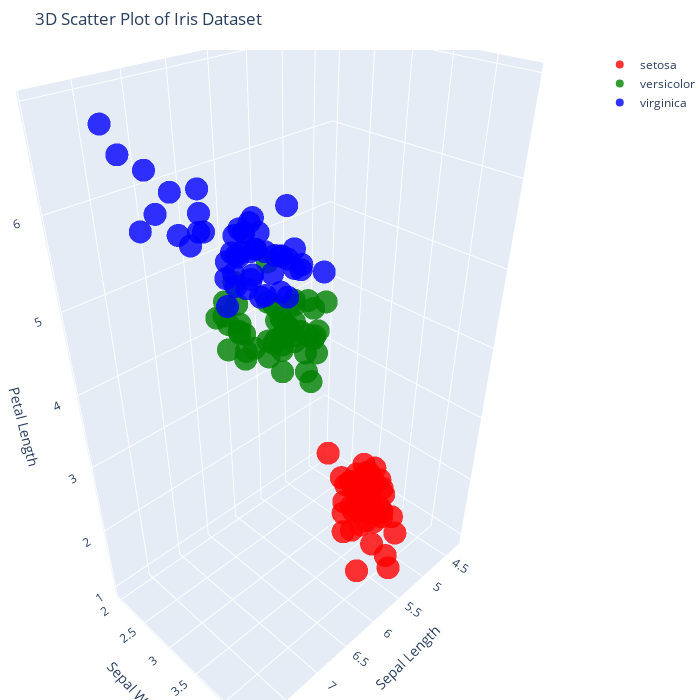

Notebook code cell kept with this figure:
### Markdown cell above
### 3D with plotly Go

### Code cell
import plotly.graph_objects as go
import pandas as pd
import seaborn as sns

# # Load the Iris dataset from Seaborn
# iris = sns.load_dataset("iris")

# Define a color mapping for each species
species_colors = {"setosa": "red", "versicolor": "green", "virginica": "blue"}

# Create an empty figure
fig = go.Figure()

# For each species, add a 3D scatter trace
for species in iris["species"].unique():
    # Filter the data for the current species
    subset = iris[iris["species"] == species]
    # Add a 3D scatter trace for this species
    fig.add_trace(go.Scatter3d(
        x=subset["sepal_length"],    # x-axis: sepal length
        y=subset["sepal_width"],     # y-axis: sepal width
        z=subset["petal_length"],    # z-axis: petal length
        mode="markers",              # display as points
        marker=dict(
            size=8,                  # marker size
            color=species_colors[species],  # color by species
            opacity=0.8              # marker opacity
        ),
        name=species                # trace name for the legend
    ))

# Update the layout to set titles and size
fig.update_layout(
    title="3D Scatter Plot of Iris Dataset",
    scene=dict(
        xaxis_title="Sepal Length",
        yaxis_title="Sepal Width",
        zaxis_title="Petal Length"
    ),
    width=700,                    # Figure width in pixels
    height=700,                   # Figure height in pixels
    margin=dict(l=0, r=0, b=0, t=50)  # Margins around the plot
)

# Display the interactive 3D plot
fig.show()

### Figure 1 — Plotly figure (JSON) as saved in the notebook; plotly's stock layout.template omitted (floating-point values rounded to 4 significant figures)
{"data": [{"marker": {"color": "red", "opacity": 0.8, "size": 8}, "mode": "markers", "name": "setosa", "type": "scatter3d", "x": [5.1, 4.9, 4.7, 4.6, 5, 5.4, 4.6, 5, 4.4, 4.9, 5.4, 4.8, 4.8, 4.3, 5.8, 5.7, 5.4, 5.1, 5.7, 5.1, 5.4, 5.1, 4.6, 5.1, 4.8, 5, 5, 5.2, 5.2, 4.7, 4.8, 5.4, 5.2, 5.5, 4.9, 5, 5.5, 4.9, 4.4, 5.1, 5, 4.5, 4.4, 5, 5.1, 4.8, 5.1, 4.6, 5.3, 5], "y": [3.5, 3, 3.2, 3.1, 3.6, 3.9, 3.4, 3.4, 2.9, 3.1, 3.7, 3.4, 3, 3, 4, 4.4, 3.9, 3.5, 3.8, 3.8, 3.4, 3.7, 3.6, 3.3, 3.4, 3, 3.4, 3.5, 3.4, 3.2, 3.1, 3.4, 4.1, 4.2, 3.1, 3.2, 3.5, 3.6, 3, 3.4, 3.5, 2.3, 3.2, 3.5, 3.8, 3, 3.8, 3.2, 3.7, 3.3], "z": [1.4, 1.4, 1.3, 1.5, 1.4, 1.7, 1.4, 1.5, 1.4, 1.5, 1.5, 1.6, 1.4, 1.1, 1.2, 1.5, 1.3, 1.4, 1.7, 1.5, 1.7, 1.5, 1, 1.7, 1.9, 1.6, 1.6, 1.5, 1.4, 1.6, 1.6, 1.5, 1.5, 1.4, 1.5, 1.2, 1.3, 1.4, 1.3, 1.5, 1.3, 1.3, 1.3, 1.6, 1.9, 1.4, 1.6, 1.4, 1.5, 1.4]}, {"marker": {"color": "green", "opacity": 0.8, "size": 8}, "mode": "markers", "name": "versicolor", "type": "scatter3d", "x": [7, 6.4, 6.9, 5.5, 6.5, 5.7, 6.3, 4.9, 6.6, 5.2, 5, 5.9, 6, 6.1, 5.6, 6.7, 5.6, 5.8, 6.2, 5.6, 5.9, 6.1, 6.3, 6.1, 6.4, 6.6, 6.8, 6.7, 6, 5.7, 5.5, 5.5, 5.8, 6, 5.4, 6, 6.7, 6.3, 5.6, 5.5, 5.5, 6.1, 5.8, 5, 5.6, 5.7, 5.7, 6.2, 5.1, 5.7], "y": [3.2, 3.2, 3.1, 2.3, 2.8, 2.8, 3.3, 2.4, 2.9, 2.7, 2, 3, 2.2, 2.9, 2.9, 3.1, 3, 2.7, 2.2, 2.5, 3.2, 2.8, 2.5, 2.8, 2.9, 3, 2.8, 3, 2.9, 2.6, 2.4, 2.4, 2.7, 2.7, 3, 3.4, 3.1, 2.3, 3, 2.5, 2.6, 3, 2.6, 2.3, 2.7, 3, 2.9, 2.9, 2.5, 2.8], "z": [4.7, 4.5, 4.9, 4, 4.6, 4.5, 4.7, 3.3, 4.6, 3.9, 3.5, 4.2, 4, 4.7, 3.6, 4.4, 4.5, 4.1, 4.5, 3.9, 4.8, 4, 4.9, 4.7, 4.3, 4.4, 4.8, 5, 4.5, 3.5, 3.8, 3.7, 3.9, 5.1, 4.5, 4.5, 4.7, 4.4, 4.1, 4, 4.4, 4.6, 4, 3.3, 4.2, 4.2, 4.2, 4.3, 3, 4.1]}, {"marker": {"color": "blue", "opacity": 0.8, "size": 8}, "mode": "markers", "name": "virginica", "type": "scatter3d", "x": [6.3, 5.8, 7.1, 6.3, 6.5, 7.6, 4.9, 7.3, 6.7, 7.2, 6.5, 6.4, 6.8, 5.7, 5.8, 6.4, 6.5, 7.7, 7.7, 6, 6.9, 5.6, 7.7, 6.3, 6.7, 7.2, 6.2, 6.1, 6.4, 7.2, 7.4, 7.9, 6.4, 6.3, 6.1, 7.7, 6.3, 6.4, 6, 6.9, 6.7, 6.9, 5.8, 6.8, 6.7, 6.7, 6.3, 6.5, 6.2, 5.9], "y": [3.3, 2.7, 3, 2.9, 3, 3, 2.5, 2.9, 2.5, 3.6, 3.2, 2.7, 3, 2.5, 2.8, 3.2, 3, 3.8, 2.6, 2.2, 3.2, 2.8, 2.8, 2.7, 3.3, 3.2, 2.8, 3, 2.8, 3, 2.8, 3.8, 2.8, 2.8, 2.6, 3, 3.4, 3.1, 3, 3.1, 3.1, 3.1, 2.7, 3.2, 3.3, 3, 2.5, 3, 3.4, 3], "z": [6, 5.1, 5.9, 5.6, 5.8, 6.6, 4.5, 6.3, 5.8, 6.1, 5.1, 5.3, 5.5, 5, 5.1, 5.3, 5.5, 6.7, 6.9, 5, 5.7, 4.9, 6.7, 4.9, 5.7, 6, 4.8, 4.9, 5.6, 5.8, 6.1, 6.4, 5.6, 5.1, 5.6, 6.1, 5.6, 5.5, 4.8, 5.4, 5.6, 5.1, 5.1, 5.9, 5.7, 5.2, 5, 5.2, 5.4, 5.1]}], "layout": {"height": 700, "margin": {"b": 0, "l": 0, "r": 0, "t": 50}, "scene": {"aspectmode": "auto", "aspectratio": {"x": 0.9709, "y": 0.6473, "z": 1.591}, "xaxis": {"title": {"text": "Sepal Length"}, "type": "linear"}, "yaxis": {"title": {"text": "Sepal Width"}, "type": "linear"}, "zaxis": {"title": {"text": "Petal Length"}, "type": "linear"}}, "title": {"text": "3D Scatter Plot of Iris Dataset"}, "width": 700}}
